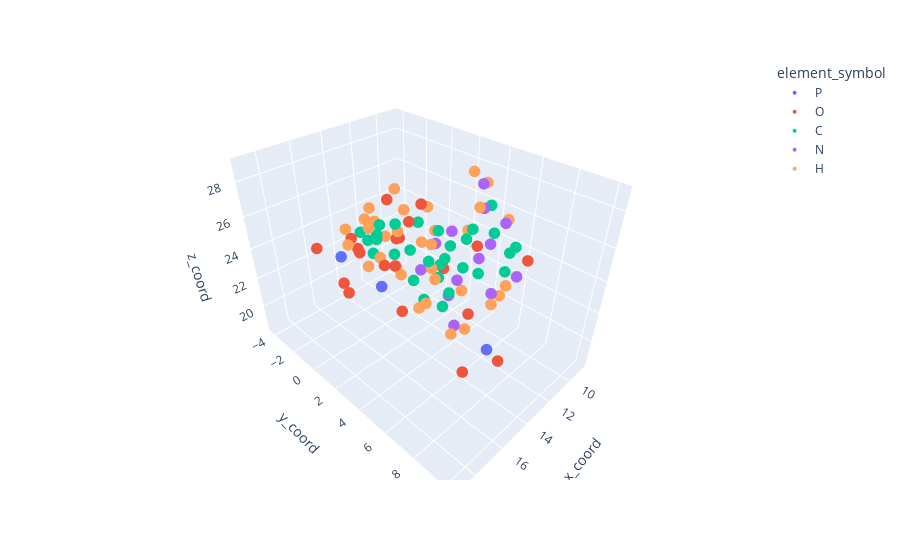

The notebook cell saved with this chart:
### Code cell
import plotly.express as px

fig = px.scatter_3d(df, x='x_coord', y='y_coord', z='z_coord', color='element_symbol')
fig.update_traces(marker_size = 4)

fig.show()

### Figure 1 — Plotly figure (JSON) as saved in the notebook; plotly's stock layout.template omitted (floating-point values rounded to 4 significant figures)
{"data": [{"hovertemplate": "element_symbol=P<br>x_coord=%{x}<br>y_coord=%{y}<br>z_coord=%{z}<extra></extra>", "legendgroup": "P", "marker": {"color": "#636efa", "size": 4, "symbol": "circle"}, "mode": "markers", "name": "P", "scene": "scene", "showlegend": true, "type": "scatter3d", "x": [17.42, 17.74, 15.95], "y": [10.09, 4.364, -1.16], "z": [25.25, 25.41, 23.54]}, {"hovertemplate": "element_symbol=O<br>x_coord=%{x}<br>y_coord=%{y}<br>z_coord=%{z}<extra></extra>", "legendgroup": "O", "marker": {"color": "#EF553B", "size": 4, "symbol": "circle"}, "mode": "markers", "name": "O", "scene": "scene", "showlegend": true, "type": "scatter3d", "x": [18.89, 16.57, 17.0, 15.5, 17.57, 15.67, 9.89, 19.04, 17.4, 16.59, 14.23, 15.71, 13.16, 16.63, 16.58, 14.46, 11.59, 12.5, 9.994, 9.028], "y": [10.14, 10.1, 8.743, 7.79, 5.127, 4.778, 6.851, 3.684, 5.308, 3.266, 2.482, -0.405, -0.347, -2.426, -0.225, -1.427, -1.177, -4.207, -3.234, 0.219], "z": [25.15, 24.03, 25.98, 28.07, 26.82, 28.91, 24.21, 25.4, 24.34, 25.45, 26.54, 24.95, 26.33, 23.82, 22.56, 22.99, 22.86, 21.12, 21.21, 20.01]}, {"hovertemplate": "element_symbol=C<br>x_coord=%{x}<br>y_coord=%{y}<br>z_coord=%{z}<extra></extra>", "legendgroup": "C", "marker": {"color": "#00cc96", "size": 4, "symbol": "circle"}, "mode": "markers", "name": "C", "scene": "scene", "showlegend": true, "type": "scatter3d", "x": [17.68, 16.81, 16.48, 15.3, 14.54, 13.63, 11.81, 10.56, 10.75, 12.39, 16.65, 15.31, 14.97, 13.47, 13.1, 13.45, 11.62, 10.51, 9.484, 11.52, 13.58, 12.27, 12.36, 11.01, 10.81, 10.13, 11.59, 12.63, 12.35], "y": [8.283, 7.241, 6.037, 5.464, 6.754, 8.001, 6.953, 6.451, 4.861, 6.356, 2.215, 1.508, 0.8, 0.601, 1.981, 3.932, 3.949, 4.174, 2.361, 2.899, -2.378, -2.47, -2.808, -2.326, -1.053, 0.784, 2.524, 1.979, 0.829], "z": [27.17, 27.83, 26.96, 27.73, 28.02, 25.98, 25.64, 25.17, 27.04, 26.74, 26.41, 26.4, 25.1, 25.32, 25.85, 24.28, 23.19, 22.35, 23.39, 24.09, 23.59, 22.83, 21.34, 20.86, 21.67, 20.13, 19.63, 20.45, 21.09]}, {"hovertemplate": "element_symbol=N<br>x_coord=%{x}<br>y_coord=%{y}<br>z_coord=%{z}<extra></extra>", "legendgroup": "N", "marker": {"color": "#ab63fa", "size": 4, "symbol": "circle"}, "mode": "markers", "name": "N", "scene": "scene", "showlegend": true, "type": "scatter3d", "x": [13.56, 12.61, 10.09, 10.17, 11.92, 12.71, 12.84, 10.45, 9.445, 10.48, 11.12, 10.4, 11.77], "y": [7.039, 7.997, 5.385, 3.826, 5.316, 2.892, 4.598, 5.154, 3.343, 2.063, 0.217, 1.937, 3.657], "z": [26.96, 25.18, 25.94, 27.67, 27.48, 24.78, 23.32, 21.43, 22.48, 24.23, 20.94, 19.48, 18.94]}, {"hovertemplate": "element_symbol=H<br>x_coord=%{x}<br>y_coord=%{y}<br>z_coord=%{z}<extra></extra>", "legendgroup": "H", "marker": {"color": "#FFA15A", "size": 4, "symbol": "circle"}, "mode": "markers", "name": "H", "scene": "scene", "showlegend": true, "type": "scatter3d", "x": [17.85, 18.55, 17.32, 16.29, 14.8, 16.48, 14.05, 14.35, 9.342, 10.55, 9.419, 16.84, 17.36, 15.39, 15.18, 13.02, 12.95, 12.32, 14.3, 9.75, 11.12, 8.727, 13.41, 14.01, 11.81, 13.13, 10.97, 10.3, 9.863, 12.52, 11.14, 13.45, 12.99], "y": [9.023, 7.907, 6.983, 6.25, 4.788, 4.547, 6.676, 8.594, 5.03, 3.472, 3.519, 2.568, 1.595, 0.868, 1.268, 0.278, 0.054, 1.91, 4.146, 5.249, 5.686, 1.823, -2.127, -3.248, -3.195, -2.411, -2.213, -4.016, -0.974, 4.077, 3.967, 2.398, 0.444], "z": [27.77, 26.94, 28.61, 26.04, 27.24, 28.86, 28.86, 25.89, 25.72, 28.35, 27.39, 27.29, 26.19, 27.13, 24.27, 24.53, 27.04, 26.43, 24.58, 20.95, 21.33, 23.45, 24.51, 23.61, 23.28, 20.89, 19.89, 21.19, 21.88, 19.0, 18.45, 20.53, 21.64]}], "layout": {"legend": {"title": {"text": "element_symbol"}, "tracegroupgap": 0}, "margin": {"t": 60}, "scene": {"domain": {"x": [0, 1], "y": [0, 1]}, "xaxis": {"title": {"text": "x_coord"}}, "yaxis": {"title": {"text": "y_coord"}}, "zaxis": {"title": {"text": "z_coord"}}}}}
